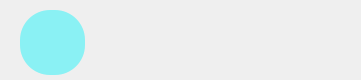
<?xml version="1.0" encoding="UTF-8"?>
<ui version="4.0">
 <class>friendItem</class>
 <widget class="QWidget" name="friendItem">
  <property name="geometry">
   <rect>
    <x>0</x>
    <y>0</y>
    <width>361</width>
    <height>80</height>
   </rect>
  </property>
  <property name="windowTitle">
   <string>Form</string>
  </property>
  <property name="styleSheet">
   <string notr="true">selection-background-color: qlineargradient(spread:pad, x1:0, y1:0, x2:1, y2:0, stop:0 rgba(0, 0, 0, 255), stop:1 rgba(255, 255, 255, 255));</string>
  </property>
  <widget class="QLabel" name="headimg">
   <property name="geometry">
    <rect>
     <x>20</x>
     <y>10</y>
     <width>65</width>
     <height>65</height>
    </rect>
   </property>
   <property name="styleSheet">
    <string notr="true">QLabel {
	border-image: url(:/image/poalrbear.png);
background-color: rgb(138, 241, 244);
 border-radius: 30px;
 }</string>
   </property>
   <property name="text">
    <string/>
   </property>
  </widget>
  <widget class="QLabel" name="nameLabel">
   <property name="geometry">
    <rect>
     <x>110</x>
     <y>10</y>
     <width>71</width>
     <height>21</height>
    </rect>
   </property>
   <property name="font">
    <font>
     <family>Ubuntu Light</family>
     <pointsize>12</pointsize>
     <weight>75</weight>
     <bold>true</bold>
    </font>
   </property>
   <property name="styleSheet">
    <string notr="true"/>
   </property>
   <property name="text">
    <string/>
   </property>
  </widget>
  <widget class="QLabel" name="onoffLabel">
   <property name="geometry">
    <rect>
     <x>246</x>
     <y>10</y>
     <width>51</width>
     <height>20</height>
    </rect>
   </property>
   <property name="styleSheet">
    <string notr="true"/>
   </property>
   <property name="text">
    <string/>
   </property>
  </widget>
 </widget>
 <resources/>
 <connections/>
</ui>
